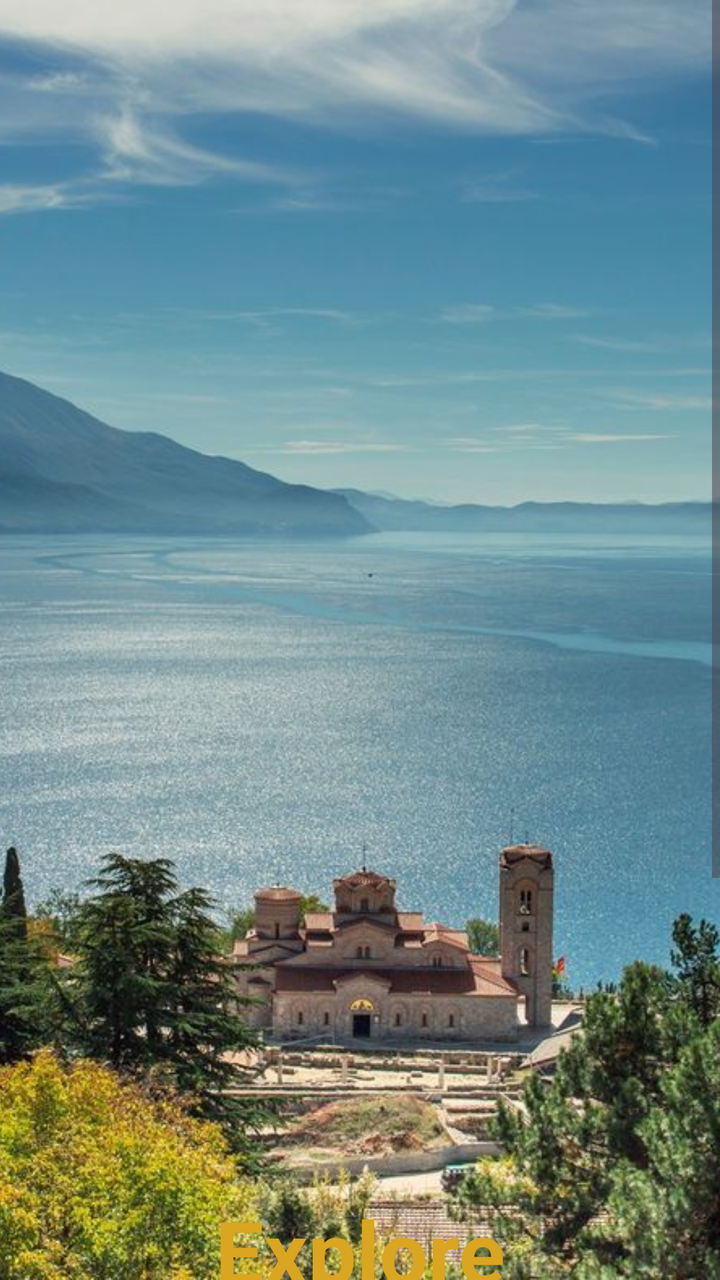
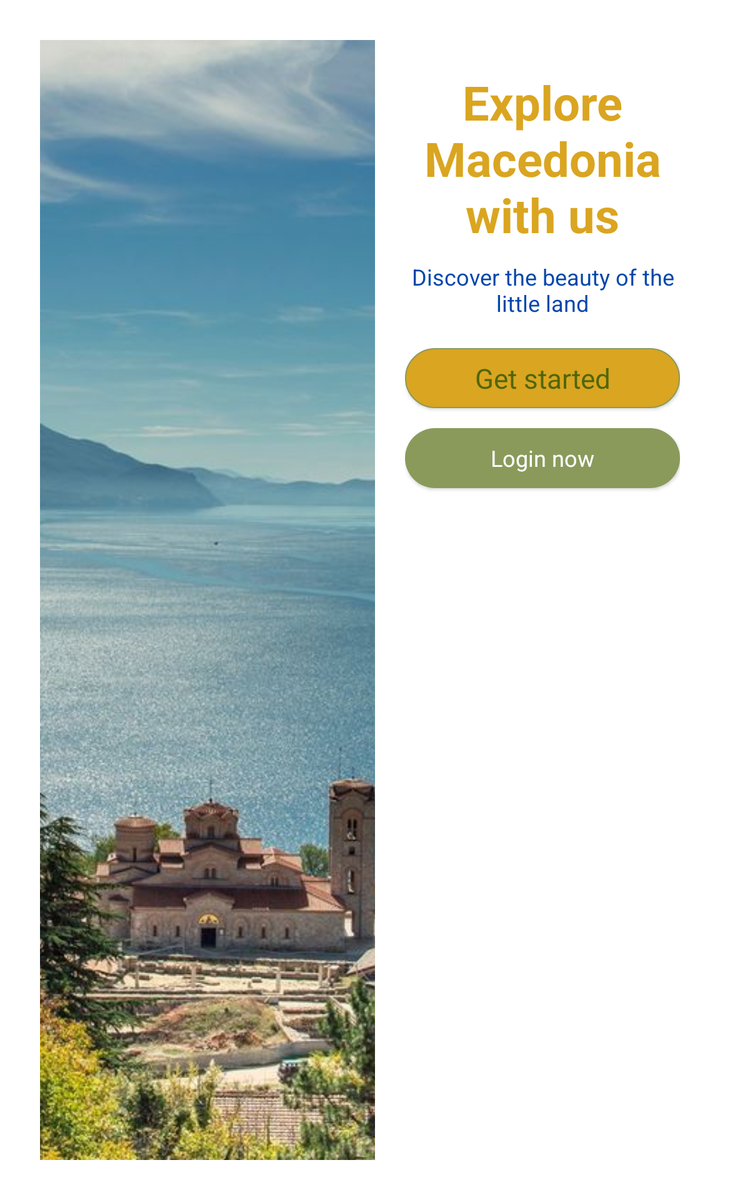

The same Android screen from two of the app's own layout files: first res/layout/ as a phone draws it, then the author's variant for another configuration, drawn on a device whose configuration selects that folder. Both files follow.
<!-- AndroidManifest.xml: application theme Theme.LocaList -->
<!-- res/layout/fragment_intro.xml -->
<?xml version="1.0" encoding="utf-8"?>
<ScrollView xmlns:android="http://schemas.android.com/apk/res/android"
    xmlns:app="http://schemas.android.com/apk/res-auto"
    xmlns:tools="http://schemas.android.com/tools"
    android:layout_width="match_parent"
    android:layout_height="match_parent"
    android:background="@color/white">

    <LinearLayout
        android:layout_width="match_parent"
        android:layout_height="wrap_content"
        android:orientation="vertical">

        <androidx.constraintlayout.widget.ConstraintLayout
            android:layout_width="match_parent"
            android:layout_height="wrap_content">

            <ImageView
                android:id="@+id/imageView"
                android:layout_width="match_parent"
                android:layout_height="640dp"
                android:scaleType="centerCrop"
                app:layout_constraintEnd_toEndOf="parent"
                app:layout_constraintStart_toStartOf="parent"
                app:layout_constraintTop_toTopOf="parent"
                app:srcCompat="@drawable/background3" />

            <LinearLayout
                android:layout_width="match_parent"
                android:layout_height="match_parent"
                android:layout_marginTop="-60dp"
                android:background="@drawable/white_corners"
                android:orientation="vertical"
                app:layout_constraintEnd_toEndOf="parent"
                app:layout_constraintStart_toStartOf="parent"
                app:layout_constraintTop_toBottomOf="@+id/imageView">

                <TextView
                    android:id="@+id/title"
                    android:layout_width="match_parent"
                    android:layout_height="wrap_content"
                    android:layout_marginTop="16dp"
                    android:text="@string/explore_macedonia"
                    android:textAlignment="center"
                    android:textColor="@color/golden"
                    android:textSize="43sp"
                    android:textStyle="bold" />

                <TextView
                    android:id="@+id/subtitle"
                    android:layout_width="match_parent"
                    android:layout_height="wrap_content"
                    android:layout_marginTop="14dp"
                    android:text="@string/subtext"
                    android:textAlignment="center"
                    android:textColor="@color/cobaltBlue"
                    android:textSize="16sp" />

                <androidx.appcompat.widget.AppCompatButton
                    android:id="@+id/btn_get_started"
                    style="@android:style/Widget.Button"
                    android:layout_width="match_parent"
                    android:layout_height="wrap_content"
                    android:layout_marginHorizontal="32dp"
                    android:layout_marginTop="15dp"
                    android:background="@drawable/stroke_golden"
                    android:text="@string/getStarted"
                    android:textColor="#50660A"
                    android:textSize="20sp"
                    tools:layout_editor_absoluteX="32dp"
                    tools:layout_editor_absoluteY="320dp" />

                <androidx.appcompat.widget.AppCompatButton
                    android:id="@+id/login"
                    style="@android:style/Widget.Button"
                    android:layout_width="match_parent"
                    android:layout_height="wrap_content"
                    android:layout_marginHorizontal="32dp"
                    android:layout_marginVertical="16dp"
                    android:background="@drawable/moss_btn"
                    android:text="@string/loginBtnNow"
                    android:textColor="@color/white"
                    android:textSize="16sp"
                    tools:layout_editor_absoluteX="32dp"
                    tools:layout_editor_absoluteY="306dp" />
            </LinearLayout>

        </androidx.constraintlayout.widget.ConstraintLayout>

    </LinearLayout>
</ScrollView>
<!-- resources referenced by this layout -->
<resources>
  <color name="cobaltBlue">#0047ab</color>
  <color name="golden">#daa520</color>
  <color name="white">#FFFFFFFF</color>
  <!-- drawable background3: jpg bitmap (drawable-mdpi, 88177 bytes) -->
  <!-- drawable moss_btn (drawable) -->
  <?xml version="1.0" encoding="utf-8"?>
  <selector xmlns:android="http://schemas.android.com/apk/res/android">
      <item>
          <shape android:shape="rectangle">
              <solid android:color="@color/mossGreen"/>
              <corners android:radius="50dp"/>
              </shape>
      </item>
  </selector>
  <!-- drawable stroke_golden (drawable) -->
  <?xml version="1.0" encoding="utf-8"?>
  <selector xmlns:android="http://schemas.android.com/apk/res/android">
      <item>
          <shape android:shape="rectangle">
              <corners android:radius="50dp"/>
              <solid android:color="@color/golden"/>
              <stroke android:color="@color/mossGreen" android:width="1dp"/>
          </shape>
      </item>
  </selector>
  <string name="explore_macedonia">Explore Macedonia with us</string>
  <string name="getStarted">Get started</string>
  <string name="loginBtnNow">Login now</string>
  <string name="subtext">Discover the beauty of the little land</string>
  <!-- from res/values-v23/ -->
  <style name="Theme.LocaList" parent="Base.Theme.LocaList">
          
          <item name="android:navigationBarColor">@android:color/transparent</item>
          <item name="android:statusBarColor">@android:color/transparent</item>
          <item name="android:windowLightStatusBar">?attr/isLightTheme</item>
      </style>
  <color name="mossGreen">#8a9a5b</color>
  <style name="Base.Theme.LocaList" parent="Theme.Material3.DayNight.NoActionBar">
          
          
      </style>
</resources>
<!-- res/layout-sw600dp/fragment_intro.xml (the author's variant of the layout above) -->
<!-- drawn on a 7-inch tablet held upright -->
<?xml version="1.0" encoding="utf-8"?>
<androidx.constraintlayout.widget.ConstraintLayout
    xmlns:android="http://schemas.android.com/apk/res/android"
    xmlns:app="http://schemas.android.com/apk/res-auto"
    android:layout_width="match_parent"
    android:layout_height="match_parent"
    android:background="@color/white"
    android:padding="32dp">

    <ImageView
        android:id="@+id/imageView"
        android:layout_width="0dp"
        android:layout_height="0dp"
        android:scaleType="centerCrop"
        app:srcCompat="@drawable/background3"
        app:layout_constraintTop_toTopOf="parent"
        app:layout_constraintBottom_toBottomOf="parent"
        app:layout_constraintStart_toStartOf="parent"
        app:layout_constraintWidth_percent="0.5" />  

    <LinearLayout
        android:id="@+id/text_button_container"
        android:layout_width="0dp"
        android:layout_height="0dp"
        android:orientation="vertical"
        android:background="@drawable/white_corners"
        android:padding="24dp"
        app:layout_constraintTop_toTopOf="parent"
        app:layout_constraintBottom_toBottomOf="parent"
        app:layout_constraintStart_toEndOf="@id/imageView"
        app:layout_constraintEnd_toEndOf="parent">

        <TextView
            android:id="@+id/title"
            android:layout_width="match_parent"
            android:layout_height="wrap_content"
            android:text="@string/explore_macedonia"
            android:textAlignment="center"
            android:textColor="@color/golden"
            android:textSize="38sp"
            android:textStyle="bold" />

        <TextView
            android:id="@+id/subtitle"
            android:layout_width="match_parent"
            android:layout_height="wrap_content"
            android:layout_marginTop="12dp"
            android:text="@string/subtext"
            android:textAlignment="center"
            android:textColor="@color/cobaltBlue"
            android:textSize="18sp" />

        <androidx.appcompat.widget.AppCompatButton
            android:id="@+id/btn_get_started"
            style="@android:style/Widget.Button"
            android:layout_width="match_parent"
            android:layout_height="wrap_content"
            android:layout_marginTop="24dp"
            android:background="@drawable/stroke_golden"
            android:text="@string/getStarted"
            android:textColor="#50660A"
            android:textSize="22sp" />

        <androidx.appcompat.widget.AppCompatButton
            android:id="@+id/login"
            style="@android:style/Widget.Button"
            android:layout_width="match_parent"
            android:layout_height="wrap_content"
            android:layout_marginTop="16dp"
            android:background="@drawable/moss_btn"
            android:text="@string/loginBtnNow"
            android:textColor="@color/white"
            android:textSize="18sp" />
    </LinearLayout>

</androidx.constraintlayout.widget.ConstraintLayout>
